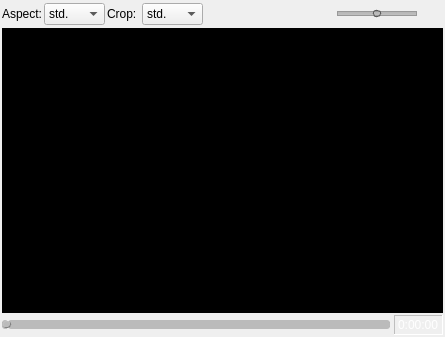
<?xml version="1.0" encoding="UTF-8"?>
<ui version="4.0">
 <class>CPlayer</class>
 <widget class="QWidget" name="CPlayer">
  <property name="geometry">
   <rect>
    <x>0</x>
    <y>0</y>
    <width>445</width>
    <height>337</height>
   </rect>
  </property>
  <property name="windowTitle">
   <string>Form</string>
  </property>
  <layout class="QVBoxLayout" name="verticalLayout" stretch="5,90,0">
   <property name="spacing">
    <number>2</number>
   </property>
   <property name="margin">
    <number>2</number>
   </property>
   <item>
    <layout class="QHBoxLayout" name="hlTop">
     <item>
      <widget class="QLabel" name="label_2">
       <property name="text">
        <string>Aspect:</string>
       </property>
      </widget>
     </item>
     <item>
      <widget class="QComboBox" name="cbxAspect">
       <item>
        <property name="text">
         <string>std.</string>
        </property>
       </item>
       <item>
        <property name="text">
         <string>4:3</string>
        </property>
       </item>
       <item>
        <property name="text">
         <string>16:9</string>
        </property>
       </item>
       <item>
        <property name="text">
         <string>16:10</string>
        </property>
       </item>
       <item>
        <property name="text">
         <string>1:1</string>
        </property>
       </item>
       <item>
        <property name="text">
         <string>5:4</string>
        </property>
       </item>
       <item>
        <property name="text">
         <string>2.35</string>
        </property>
       </item>
      </widget>
     </item>
     <item>
      <widget class="QLabel" name="label">
       <property name="text">
        <string>Crop: </string>
       </property>
      </widget>
     </item>
     <item>
      <widget class="QComboBox" name="cbxCrop">
       <item>
        <property name="text">
         <string>std.</string>
        </property>
       </item>
       <item>
        <property name="text">
         <string>4:3</string>
        </property>
       </item>
       <item>
        <property name="text">
         <string>16:9</string>
        </property>
       </item>
       <item>
        <property name="text">
         <string>16:10</string>
        </property>
       </item>
       <item>
        <property name="text">
         <string>1:1</string>
        </property>
       </item>
       <item>
        <property name="text">
         <string>5:4</string>
        </property>
       </item>
       <item>
        <property name="text">
         <string>2.35</string>
        </property>
       </item>
      </widget>
     </item>
     <item>
      <spacer name="horizontalSpacer_2">
       <property name="orientation">
        <enum>Qt::Horizontal</enum>
       </property>
       <property name="sizeHint" stdset="0">
        <size>
         <width>40</width>
         <height>20</height>
        </size>
       </property>
      </spacer>
     </item>
     <item>
      <widget class="QLabel" name="labSound">
       <property name="text">
        <string/>
       </property>
       <property name="pixmap">
        <pixmap resource="../vlc-record.qrc">:/player/sound_on</pixmap>
       </property>
      </widget>
     </item>
     <item>
      <widget class="QSlider" name="volSlider">
       <property name="minimumSize">
        <size>
         <width>80</width>
         <height>0</height>
        </size>
       </property>
       <property name="maximumSize">
        <size>
         <width>80</width>
         <height>16777215</height>
        </size>
       </property>
       <property name="styleSheet">
        <string notr="true">QSlider::groove:horizontal {
     border: 1px solid #999999;
     height: 3px; /* the groove expands to the size of the slider by default. by giving it a height, it has a fixed size */
     background: qlineargradient(x1:0, y1:0, x2:0, y2:1, stop:0 #B1B1B1, stop:1 #c4c4c4);
     margin: 2px 0;
 }

 QSlider::handle:horizontal {
     background-color: qlineargradient(spread:pad, x1:0, y1:0, x2:0, y2:1, stop:0 #eee, 	stop:0.7 grey, stop:1 #dedede);
     border: 1px solid #5c5c5c;
     width: 6px;
     margin: -2px 0; /* handle is placed by default on the contents rect of the groove. Expand outside the groove */
     border-radius: 3px;
 }</string>
       </property>
       <property name="maximum">
        <number>100</number>
       </property>
       <property name="sliderPosition">
        <number>50</number>
       </property>
       <property name="orientation">
        <enum>Qt::Horizontal</enum>
       </property>
       <property name="invertedControls">
        <bool>false</bool>
       </property>
       <property name="tickPosition">
        <enum>QSlider::NoTicks</enum>
       </property>
      </widget>
     </item>
     <item>
      <widget class="QPushButton" name="btnFullScreen">
       <property name="minimumSize">
        <size>
         <width>24</width>
         <height>24</height>
        </size>
       </property>
       <property name="maximumSize">
        <size>
         <width>24</width>
         <height>24</height>
        </size>
       </property>
       <property name="toolTip">
        <string>Switch to Fullscreen</string>
       </property>
       <property name="text">
        <string/>
       </property>
       <property name="icon">
        <iconset resource="../vlc-record.qrc">
         <normaloff>:/player/fullscreen</normaloff>:/player/fullscreen</iconset>
       </property>
       <property name="iconSize">
        <size>
         <width>18</width>
         <height>18</height>
        </size>
       </property>
       <property name="flat">
        <bool>true</bool>
       </property>
      </widget>
     </item>
    </layout>
   </item>
   <item>
    <widget class="QFrame" name="fMaster">
     <property name="styleSheet">
      <string notr="true">QFrame#fMaster {
   background-color: black;
   background-image: url(:/app/tv);
   background-repeat: no-repeat;
   background-position: center middle;
}</string>
     </property>
     <property name="frameShape">
      <enum>QFrame::Panel</enum>
     </property>
     <property name="frameShadow">
      <enum>QFrame::Sunken</enum>
     </property>
     <property name="lineWidth">
      <number>1</number>
     </property>
     <layout class="QVBoxLayout" name="vlMasterFrame">
      <property name="spacing">
       <number>0</number>
      </property>
      <property name="margin">
       <number>0</number>
      </property>
      <item>
       <widget class="QFrame" name="fParent">
        <property name="frameShape">
         <enum>QFrame::NoFrame</enum>
        </property>
        <property name="frameShadow">
         <enum>QFrame::Plain</enum>
        </property>
        <property name="lineWidth">
         <number>0</number>
        </property>
        <layout class="QVBoxLayout" name="vlParent">
         <property name="spacing">
          <number>0</number>
         </property>
         <property name="margin">
          <number>0</number>
         </property>
         <item>
          <widget class="CVideoFrame" name="fVideo" native="true">
           <property name="styleSheet">
            <string notr="true">QWidget#fVideo {
   background-color: black;
   background-image: url(:/app/kartina);
   background-repeat: no-repeat;
   background-position: center middle;
}</string>
           </property>
          </widget>
         </item>
        </layout>
       </widget>
      </item>
     </layout>
    </widget>
   </item>
   <item>
    <layout class="QHBoxLayout" name="horizontalLayout" stretch="10,0,0">
     <property name="spacing">
      <number>2</number>
     </property>
     <item>
      <widget class="QSlider" name="posSlider">
       <property name="enabled">
        <bool>false</bool>
       </property>
       <property name="maximumSize">
        <size>
         <width>16777215</width>
         <height>16777215</height>
        </size>
       </property>
       <property name="styleSheet">
        <string notr="true">QSlider::groove:horizontal {
     border: 1px solid #999999;
     height: 3px; /* the groove expands to the size of the slider by default. by giving it a height, it has a fixed size */
     margin: 2px 0;
 }

 QSlider::handle:horizontal {
    background-color: qlineargradient(spread:pad, x1:0, y1:0, x2:0, y2:1, stop:0 #eee, 	stop:0.7 grey, stop:1 #dedede);
     border: 1px outset gray;/* solid #5c5c5c; */
     width: 6px;
     margin: -2px 0; /* handle is placed by default on the contents rect of the groove. Expand outside the groove */
     border-radius: 3px;
 }

QSlider::handle:horizontal:hover {
      background-color: qlineargradient(spread:pad, x1:0, y1:0, x2:0, y2:1, stop:0 #eee, 	stop:0.7 #800, stop:1 #dedede);
}

QSlider::add-page:horizontal {
   background: rgb(77, 231, 0);
   border-radius: 3px;
}

QSlider::sub-page:horizontal {
   background: #FFCC00;
   border-radius: 3px;
}

QSlider::add-page:horizontal:disabled {
   background: #bbb;
   border-radius: 3px;
}

QSlider::sub-page:horizontal:disabled {
   background: #bbb;
   border-radius: 3px;
}

QSlider::handle:horizontal:disabled {
      background-color: #bbb;
}</string>
       </property>
       <property name="maximum">
        <number>1000</number>
       </property>
       <property name="orientation">
        <enum>Qt::Horizontal</enum>
       </property>
      </widget>
     </item>
     <item>
      <spacer name="horizontalSpacer">
       <property name="orientation">
        <enum>Qt::Horizontal</enum>
       </property>
       <property name="sizeHint" stdset="0">
        <size>
         <width>2</width>
         <height>20</height>
        </size>
       </property>
      </spacer>
     </item>
     <item>
      <widget class="QLabel" name="labPos">
       <property name="enabled">
        <bool>false</bool>
       </property>
       <property name="styleSheet">
        <string notr="true">QLabel#labPos {
color: white;
}</string>
       </property>
       <property name="frameShape">
        <enum>QFrame::Panel</enum>
       </property>
       <property name="frameShadow">
        <enum>QFrame::Sunken</enum>
       </property>
       <property name="text">
        <string>0:00:00</string>
       </property>
      </widget>
     </item>
    </layout>
   </item>
  </layout>
 </widget>
 <customwidgets>
  <customwidget>
   <class>CVideoFrame</class>
   <extends>QWidget</extends>
   <header>cvideoframe.h</header>
   <container>1</container>
  </customwidget>
 </customwidgets>
 <resources>
  <include location="../vlc-record.qrc"/>
 </resources>
 <connections/>
</ui>
